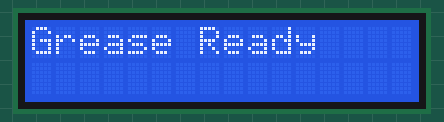
Recording of a sketch running on a simulated Raspberry Pi Pico. Shown: 16×2 character LCD.

Above: at 0.1 s.
At 4.1 s:
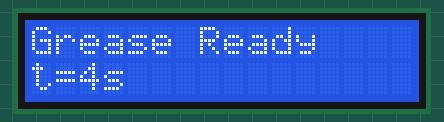
At 9.1 s:
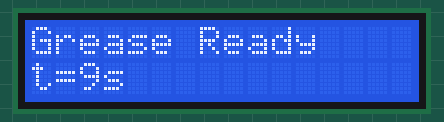
At 19.1 s:
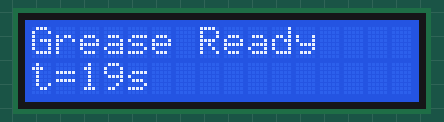
At 29.1 s:
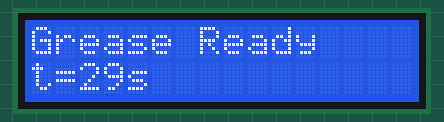
At 39.1 s:
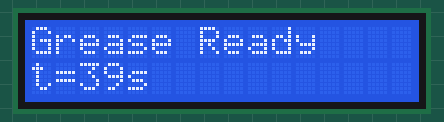

The sketch:

i2c_lcd_16x2.ino
```cpp
// snippet: i2c_lcd_16x2
// tags: display, lcd, 16x2, i2c, liquidcrystal, pcf8574, screen, text
// boards: avr, esp32, megaavr, nano33iot, romi32u4, rp2040
// library: LiquidCrystal I2C
// description: Print text on 16x2 LCD with I2C backpack using LiquidCrystal_I2C
// prompts: LCD display, 16x2 LCD, I2C LCD, LiquidCrystal, LCD text, display message LCD, character display
// exact-include: Wire.h, LiquidCrystal_I2C.h

#include <Wire.h>
#include <LiquidCrystal_I2C.h>

LiquidCrystal_I2C lcd(0x27, 16, 2);
unsigned long prevMs = 0;

void setup() {
  lcd.init();
  lcd.backlight();
  lcd.setCursor(0, 0);
  lcd.print("Grease Ready");
}

void loop() {
  unsigned long now = millis();
  if (now - prevMs < 1000) return;
  prevMs = now;

  lcd.setCursor(0, 1);
  lcd.print("t=");
  lcd.print(now / 1000);
  lcd.print("s   ");
}
```

Measured:
- what the display in image 1 shows lasts 1.0 s, from 4.0 s to 5.0 s
